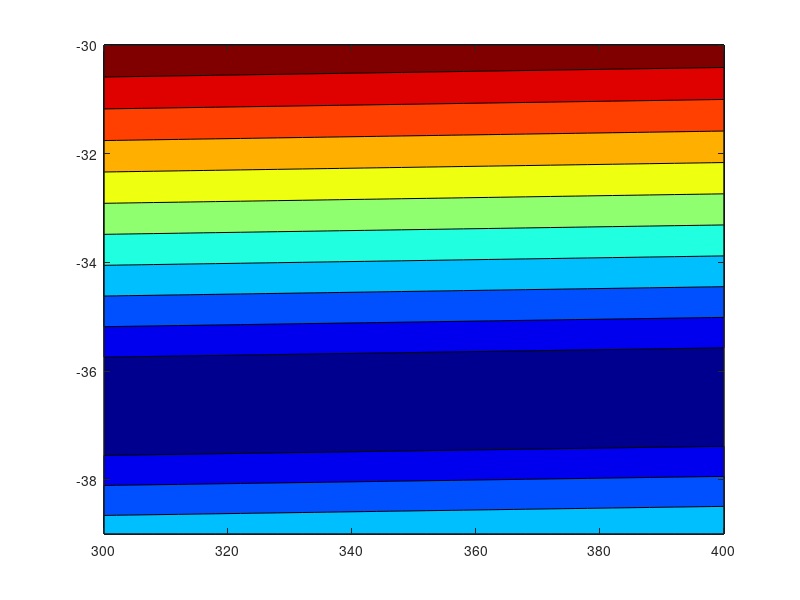

Reproduce this figure in MATLAB. (Note: this script raises an error after producing the figure.)
% given
mu_s = 130000000000; %km^3/s^2
mu_L = 355000; % km^3/s^2
AU = 149597870.691; %km
R_A = 1*AU; %km
R_L = 0.75*AU; %km
r_L = 5500; %km
theta_vec = linspace(-39, -30, 10); % deg
Z_p_vec = linspace(300, 400, 51); % km
dV_matrix = zeros(length(theta_vec));
iterations = 0;

for i = 1:length(theta_vec)
    % Find V1v pre fly-by ellipse
    theta = theta_vec(i);
    e_1 = (R_A - R_L)/(R_A + R_L*cos(theta*(pi/180)));
    h_1 = sqrt(R_A*mu_s*(1-e_1));
    v_tan = h_1/R_L; %km/s
    v_rad = (mu_s/h_1)*e_1*sin(theta*(pi/180)); %km/s
    V1v_vector = [v_tan -v_rad]; % putting rad and tan components together
    V1v = sqrt(v_tan^2 + v_rad^2); %km/s magnitude of V1v vector
    V_cL = sqrt(mu_s/R_L); %circular orbit velocity of planet longhorn
    V_cL_vector = [V_cL 0]; % circular orbit in vector form
    v_inf1_vector = V1v_vector - V_cL_vector;
    v_inf = sqrt(dot(v_inf1_vector, v_inf1_vector)); %finding v_inf
    % using these values for theta, iterate through every altitude
    for j = 1:length(Z_p_vec)
        Z_p = Z_p_vec(j); % altitude
        r_p = r_L + Z_p; %radius
        h = r_p*sqrt(v_inf^2 + ((2*mu_L)/r_p));
        e = 1 + ((r_p*v_inf^2)/mu_L); %hyperbolic eccentricity
        turn = 2*asin(1/e); % turn angle
        theta_inf = acos(-(1/e)); %hyperbolic true anomaly
        phi_1 = atan(v_inf1_vector(2) / v_inf1_vector(1));
        phi_2 = phi_1 - turn;
        v_inf2__vector = v_inf*[cos(phi_2) sin(phi_2)];
        V2v_vector = V_cL_vector + v_inf2__vector;
        V2v = sqrt((V2v_vector(1))^2 + (V2v_vector(2))^2); % second impulse
        % calculate delta V at specific theta and altitude
        delta_V = abs(V2v - V1v);
        % add delta v to correct position in matrix
        dV_matrix(i, j) = delta_V;
        % count total iterations
        iterations = iterations + 1;
    end
end

% plot contour map
figure
contourf(Z_p_vec, theta_vec, dV_matrix)
colormap jet
colorbar('vertical');
ylabel('True Anomaly [deg]');xlabel('Altitude [km]')
title('Impulse Contour [km/s]');set(gca, 'fontsize', 18)
